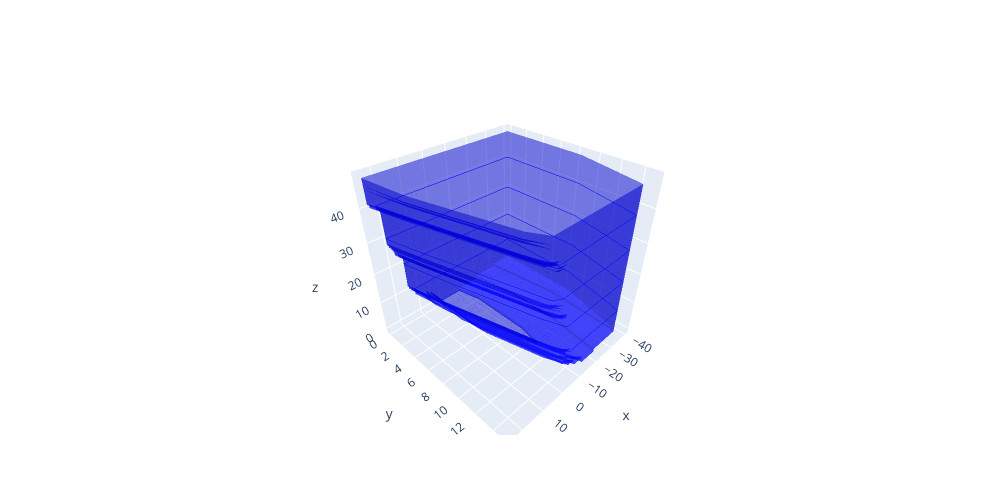

Write notebook code for a chart like this one.
### Code cell
import plotly.graph_objects as go

fig = go.Figure(
    data=[go.Surface(z=feasible_set[2], x=feasible_set[0], y=feasible_set[1], colorscale=[[0,'rgb(0,0,255)'], [1,'rgb(0,0,255)']], opacity=0.5,
                     contours={"x": {"show": False}, "y": {"show": False},  "z": {"show": True, "color": "blue", "width": 10, "size": 1}
    })])

# Hide colorbar
fig.update_traces(showscale=False)

fig.update_layout(
    title=None, 
    autosize=False,
    width=1000, 
    height=500,
    margin=dict(l=65, r=50, b=65, t=90), 
    scene_aspectmode='cube'
)

### Figure 1 — Plotly figure (JSON) as saved in the notebook; plotly's stock layout.template omitted (floating-point values rounded to 4 significant figures; data arrays with more than 128 entries replaced by an {"elided": "..."} marker saying what was removed)
{"data": [{"colorscale": [[0, "rgb(0,0,255)"], [1, "rgb(0,0,255)"]], "contours": {"x": {"show": false}, "y": {"show": false}, "z": {"color": "blue", "show": true, "size": 1, "width": 10}}, "opacity": 0.5, "showscale": false, "type": "surface", "x": {"elided": "384x31 float values"}, "y": {"elided": "384x31 float values"}, "z": {"elided": "384x31 float values"}}], "layout": {"autosize": false, "height": 500, "margin": {"b": 65, "l": 65, "r": 50, "t": 90}, "scene": {"aspectmode": "cube"}, "title": {}, "width": 1000}}
